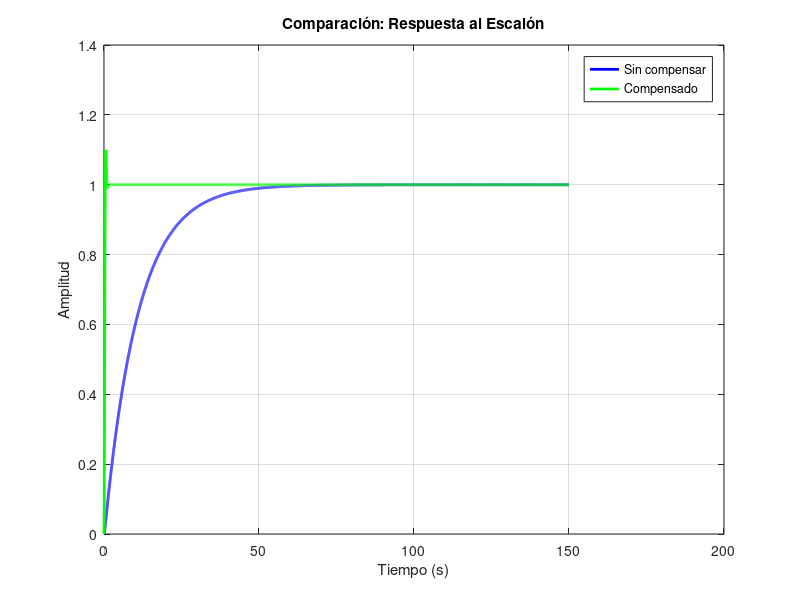
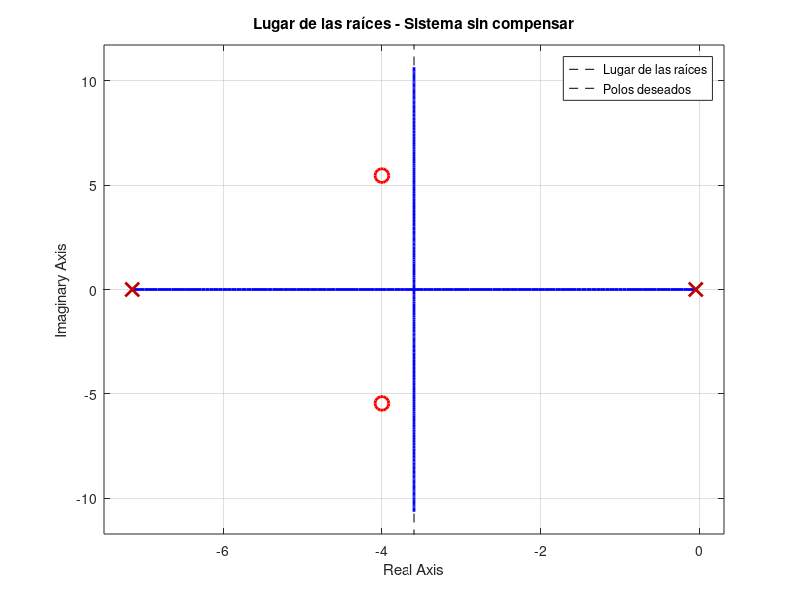
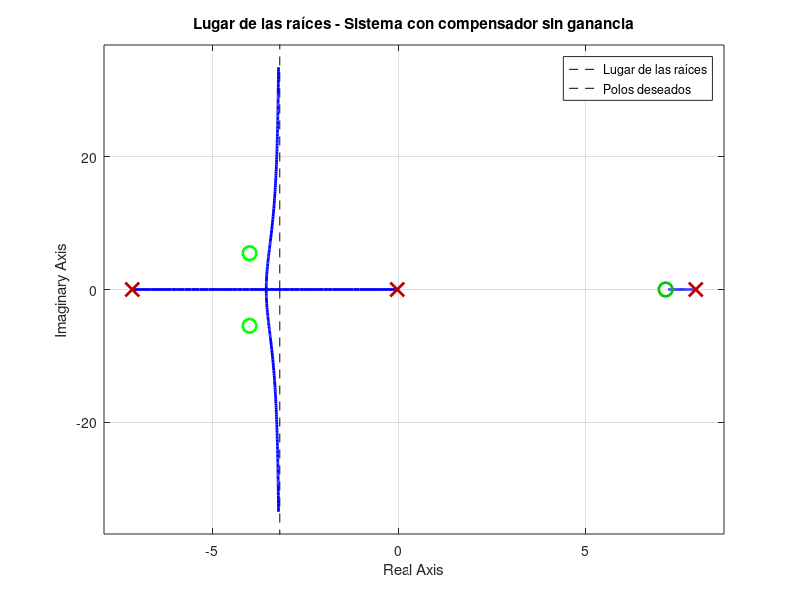
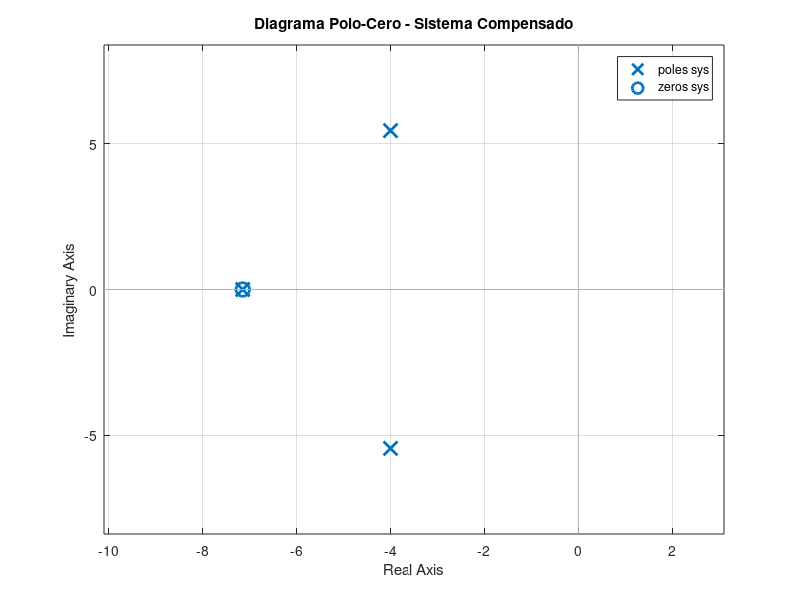

Recreate these plots in MATLAB, in order.
clc;
clear;

%% Parámetros comunes del sistema
ki = 9.43e-3;
kb = 1010;
jm = 330;
bm = 10e-3;
ra = 0.635;
la = 0.0883;

Kc = 138.9612;
kc = Kc * kb;

zc = 7.1457;
pc = 7.9543;

zeta = 0.5912;
wn = 6.7664;

% Polos deseados
sd1 = -4 + 1j*5.4575;
sd2 = -4 - 1j*5.4575;
p_deseados = [sd1, sd2];

%% Sistema sin compensar
num = ki / (la * jm);
den = [1, (bm/jm + ra/la), (ra*bm + ki*kb)/(la*jm)];
G = tf(num, den);

%% Compensador
Gc = tf([Kc, Kc*zc], [1, pc]);

%% Sistema compensado
Gcomp = feedback(Gc * G, kb);
Gnoc = feedback(G, kb);  % sistema sin compensar

%% Respuesta al escalón
t = 0:0.01:150;
[y1, ~] = step(Gnoc, t);
[y2, ~] = step(Gcomp, t);

% Normalizar
y1 = y1 / dcgain(Gnoc);
y2 = y2 / dcgain(Gcomp);

% Figura 1: Comparación respuesta al escalón
figure;
plot(t, y1, 'b-', 'LineWidth', 2); hold on;
plot(t, y2, 'g', 'LineWidth', 2);
grid on;
xlabel('Tiempo (s)');
ylabel('Amplitud');
title('Comparación: Respuesta al Escalón');
legend('Sin compensar', 'Compensado');

%% Lugar de las raíces sistema sin compensar
char_eq = [1 2*zeta*wn wn^2];
figure;
rlocus(G); hold on;
plot(real(p_deseados), imag(p_deseados), 'ro', 'MarkerSize', 10, 'LineWidth', 2);
legend('Lugar de las raíces', 'Polos deseados');
title('Lugar de las raíces - Sistema sin compensar');
grid on;

%% Lugar de raíces del sistema con compensador
% Compensador sin ganancia (análisis de ángulos)
Gc_ang = tf([1 -zc], [1 -pc]);
G_total = Gc_ang * G;

figure;
rlocus(G_total); hold on;
plot(real(p_deseados), imag(p_deseados), 'go', 'MarkerSize', 10, 'LineWidth', 2);
legend('Lugar de las raíces', 'Polos deseados');
title('Lugar de las raíces - Sistema con compensador sin ganancia');
grid on;

%% Función de transferencia total del sistema con compensador
numgc = [1 zc];
dengc = [1 pc];
Gc_real = tf(numgc * kc, dengc);
Gs = tf(num, den);
G1 = series(Gs, Gc_real);

sys = feedback(G1, 1);
sys2 = feedback(Gs, 1);

%% PZMAP - sistema compensado
figure;
xlim([-9 2]);
ylim([-7 7]);
pzmap(sys);
grid on;
title('Diagrama Polo-Cero - Sistema Compensado');

%% Lugar de raíces del sistema compensado con ganancia
figure;
xlim([-9 2]);
ylim([-7 7]);
rlocus(sys);
grid on;
title('Lugar de raíces - Sistema Compensado con Ganancia');

%% Respuesta al escalón del sistema compensado con ganancia
figure;
step(sys);
grid on;
title('Respuesta al Escalón - Sistema Compensado con Ganancia');
